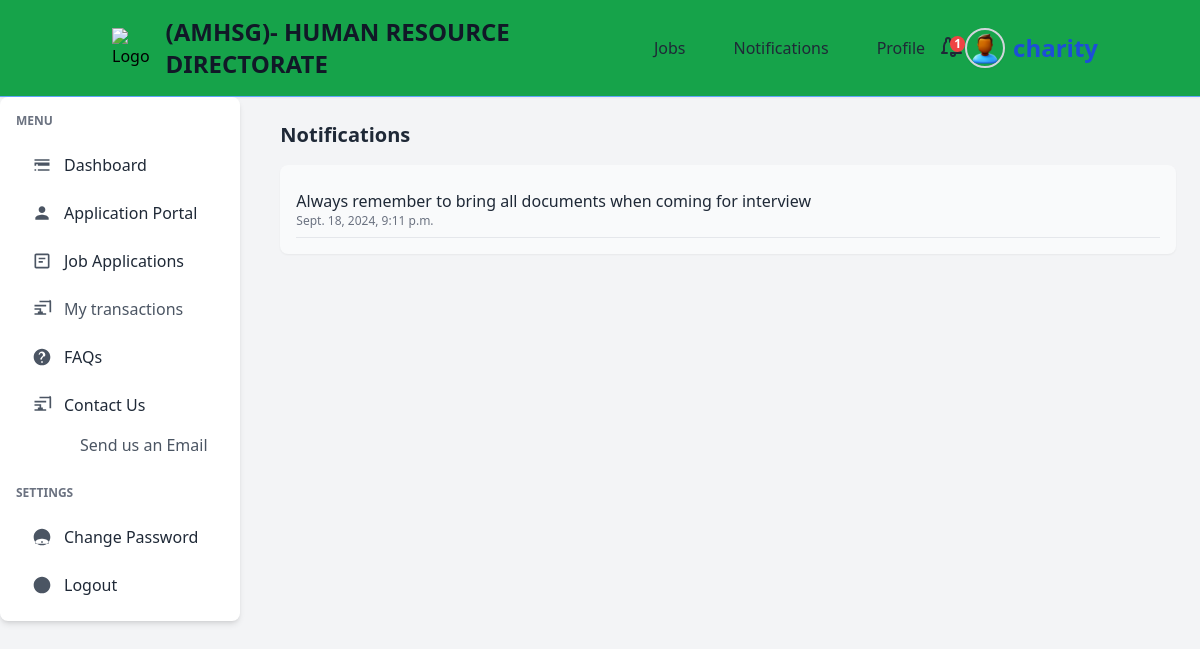
The app's page /notifications/ (signed in), older data.
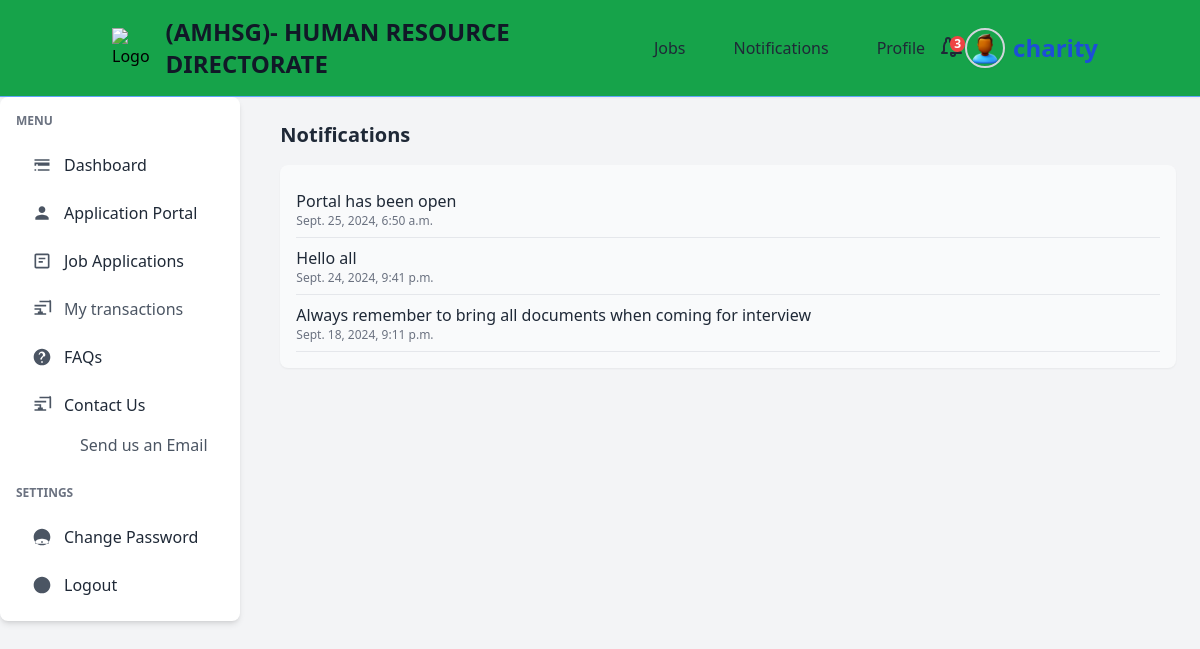
The same page, newer data.
### notifications/models.py (models this page shows, shortened)
class Notification(models.Model):
    message = models.CharField(max_length=255)
    date = models.DateTimeField(auto_now_add=True)

### notifications/views.py (the view)
# urls.py: path('notifications/', views.notification_list, name='notification-list'),
@login_required(login_url="my-login")
def notification_list(request):
    notifications = Notification.objects.all().order_by('-date')
    context = {
        'notifications': notifications,
    }
    return render(request, 'notifications/index.html', context)

### templates/notifications/index.html
{% extends 'authentication/dash-base.html' %} {% block content %}
<section>
  <h2 class="text-xl font-semibold text-gray-800 mb-4">Notifications</h2>
  <div class="bg-gray-50 p-4 rounded-lg shadow-sm">
    <ul>
      {% for notification in notifications %}
      <li class="border-b border-gray-200 py-2">
        <p class="text-gray-800">{{ notification.message }}</p>
        <p class="text-gray-500 text-xs">{{ notification.date }}</p>
      </li>
      {% empty %}
      <li class="text-gray-600">No notifications.</li>
      {% endfor %}
    </ul>
  </div>
</section>
{% endblock %}

### templates/authentication/dash-base.html (shortened to what the changed rows need)
{% load static tailwind_tags %}
<!DOCTYPE html>
<html lang="en">
  <head>
    <link
      href="https://cdn.jsdelivr.net/npm/tailwindcss@2.2.19/dist/tailwind.min.css"
      rel="stylesheet"
    />
    <link
      rel="stylesheet"
      href="https://cdnjs.cloudflare.com/ajax/libs/font-awesome/6.0.0-beta3/css/all.min.css"
    />
    <link rel="stylesheet" href="https://cdn.jsdelivr.net/npm/flatpickr/dist/flatpickr.min.css">
    <link href="{% static 'css/styles.css' %}" rel="stylesheet">
    <link href="https://cdn.jsdelivr.net/npm/tailwindcss@2.2.19/dist/tailwind.min.css" rel="stylesheet">
    <link href="https://cdn.jsdelivr.net/npm/select2@4.1.0-rc.0/dist/css/select2.min.css" rel="stylesheet" />
    {% tailwind_css %}
  </head>
  <body class="bg-gray-100">
<header class="bg-green-600 shadow-sm border-b border-blue-400">
  <div class="container mx-auto flex items-center justify-between py-4 px-6">
    <div class="relative">
      <button id="notificationButton" class="relative flex items-center text-gray-800 hover:text-blue-600">
        <span class="absolute top-0 right-0 bg-red-500 text-white text-xs font-bold rounded-full px-1">{{ notifications.count }}</span>
      </button>
    </div>
  </div>
</header>
    <div class="flex flex-col md:flex-row md:space-x-4">
      <aside class="w-full md:w-1/4 bg-white shadow-md rounded-lg p-4 mb-4 md:mb-0">
        <nav class="space-y-6">
          <div>
            <h2 class="text-xs font-semibold text-gray-500 uppercase mb-4">Menu</h2>
          </div>
          <div>
            <h2 class="text-xs font-semibold text-gray-500 uppercase mb-4">
              Settings
            </h2>
          </div>
        </nav>
      </aside>
    <main class="container mx-auto p-6">
      {% block content %}{% endblock %}
    </main>
  </body>
</html>

Row changes from the older to the newer data that the page shows:
added Notification: message "Portal has been open", date "Sept. 25, 2024, 6:50 a.m."
added Notification: message "Hello all", date "Sept. 24, 2024, 9:41 p.m."
Text that changed along with them:
{{ notifications.count }}: "1" → "3"
